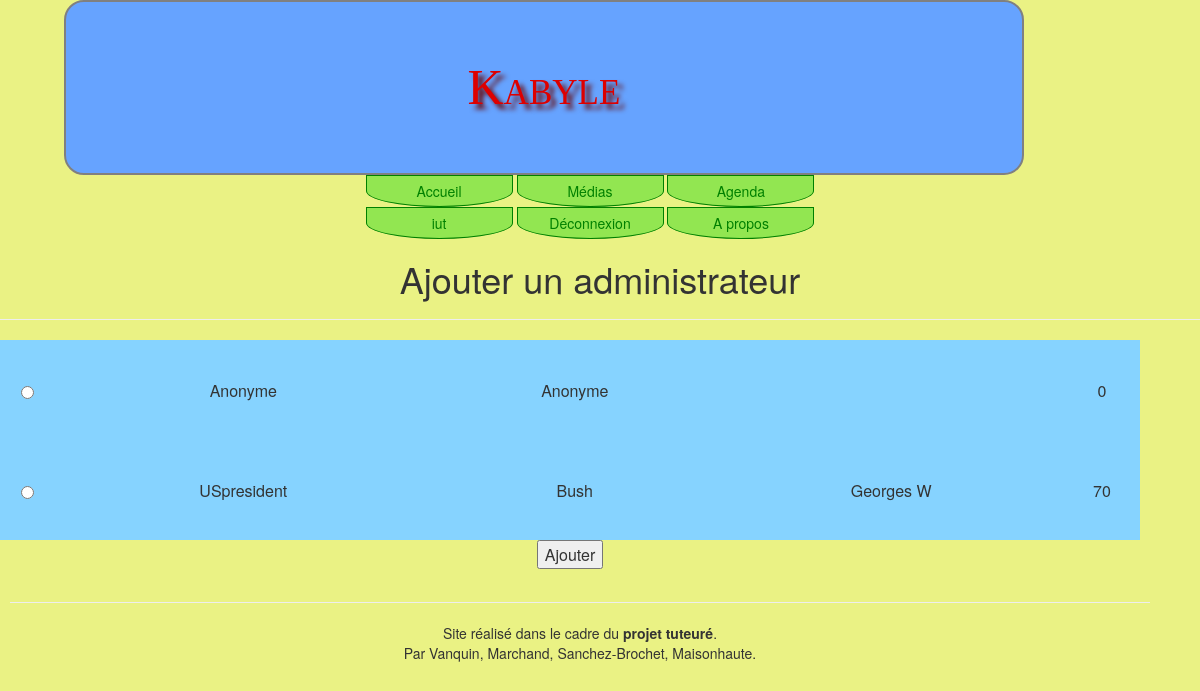
The page /index.php?page=addAdmin (signed in) on the database its author committed.
### tables this page shows
CREATE TABLE IF NOT EXISTS `Utilisateur` (
  `Nom` varchar(35) NOT NULL,
  `Prenom` varchar(50) DEFAULT NULL,
  `Age` int(3) NOT NULL,
  `Email` varchar(35) NOT NULL,
  `Login` varchar(20) NOT NULL,
  `Pass` varchar(40) NOT NULL,
  `admin` tinyint(1) DEFAULT '0'
);

### model/UtilisateurManager.php (called while the page is built, shortened)
﻿<?php
	class UtilisateurManager extends Model{
		public function getNoAdmin() {
		$reponse = $this ->executerRequete('SELECT Login, Nom, Prenom, Age FROM Utilisateur WHERE admin!=1');
		$noAdmin=$reponse->fetchAll();
		return $noAdmin;
	}
	}
?>

### bin/Phototeque.php (called while the page is built)
<?php
	$host ="localhost";
	$user ="p1405185";
	$password ="213980";
	$nombase ="p1405185";
?>

### model/Model.php (called while the page is built)
<?php
	abstract class Model{
		private static $bdd;
		protected function executerRequete($sql,$params=null){
			if ($params == null) {
				$resultat = self::getBdd()->query($sql);
			}
			else {
				$resultat = self::getBdd()->prepare($sql);
				$resultat->execute($params);
			}
			return $resultat;
		}
		private static function getBdd() {
			if(self::$bdd == null){
				require 'bin/Phototeque.php';
				self::$bdd = new PDO('mysql:host='.$host .';dbname='.$nombase,$user,$password);
				self::$bdd->exec('SET NAMES utf8');
				self::$bdd->setAttribute(PDO::ATTR_ERRMODE, PDO::ERRMODE_EXCEPTION);
			}
			return self::$bdd;
		}
	}
?>

### views/addAdmin.php (the view, shortened to what this page needs)
<?php
	echo '
	<h1>Ajouter un administrateur</h1>
	';
	echo '<hr/>
		<form method="POST" action="index.php?page=addAdmin">
		<table style="width:95%">';
	foreach($noAdmin as $data){
		echo '<tr class="blocEvent" style="text-align:center">
					<td><input type=radio name="chk" value="'.$data['Login'].'"/></td>
					<td>'.$data['Login'].'</td>
					<td>'.$data['Nom'].'</td>
					<td>'.$data['Prenom'].'</td>
					<td>'.$data['Age'].'</td>
				</tr>';
	}
	echo'<tr><td style="text-align:center" colspan="5"><button>Ajouter</button></td></tr>
		</table>' ;
	echo'</form>';
	include('views/layout.php');
?>

### assets/css/style.css (style rules this page uses)
h1 { text-align : center; }
.blocEvent { height:100px; background-color:#86d3ff; margin: 5px; padding : 10px; }

### rows shown on the page
utilisateur: Login "Anonyme", Nom "Anonyme", Age "0"
utilisateur: Login "USpresident", Nom "Bush", Prenom "Georges W", Age "70"

### other values the page prints
$_SESSION['Login'] "iut"
$etatCo "Déconnexion"
